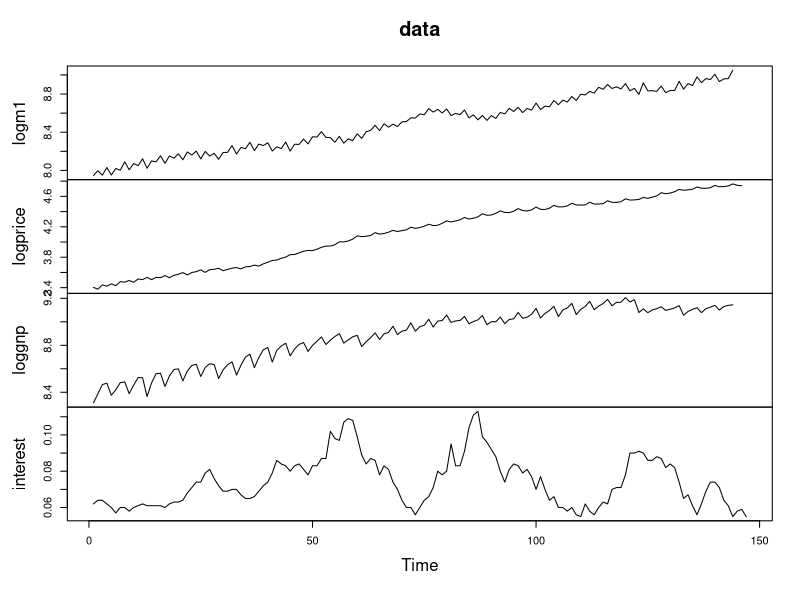
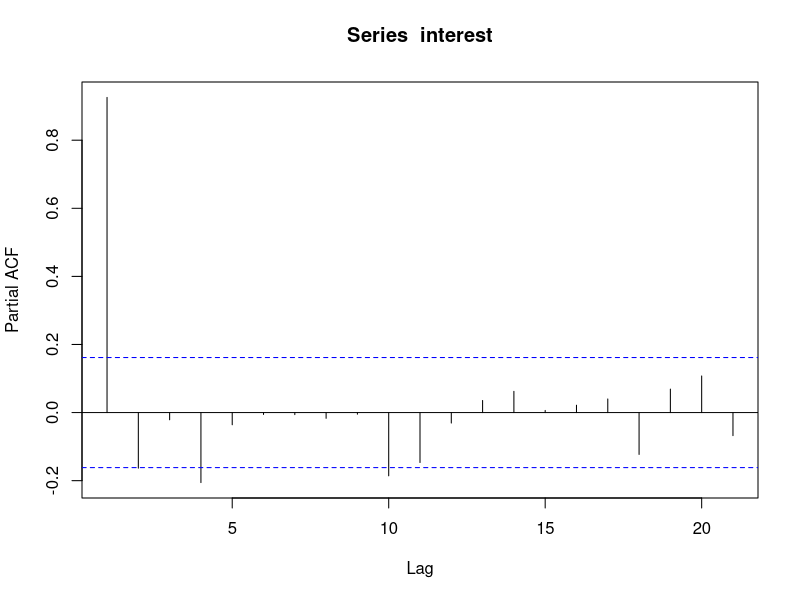
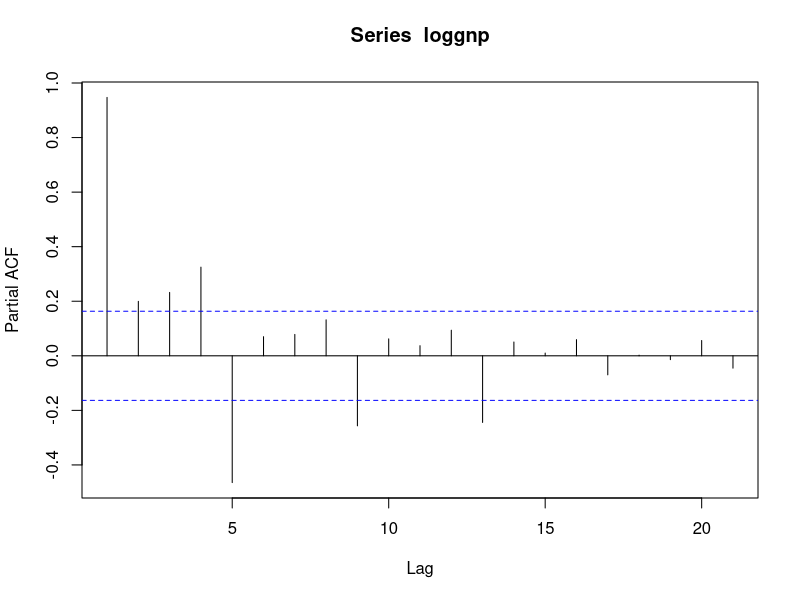
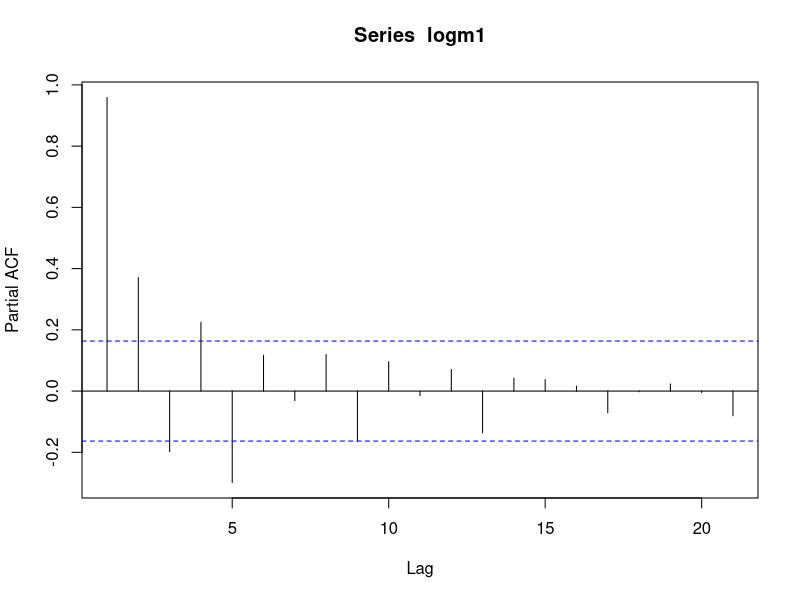
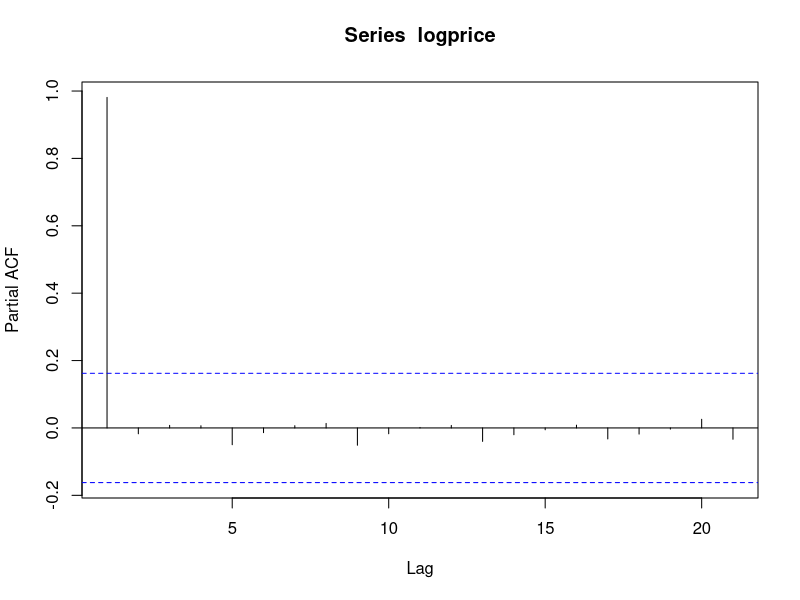
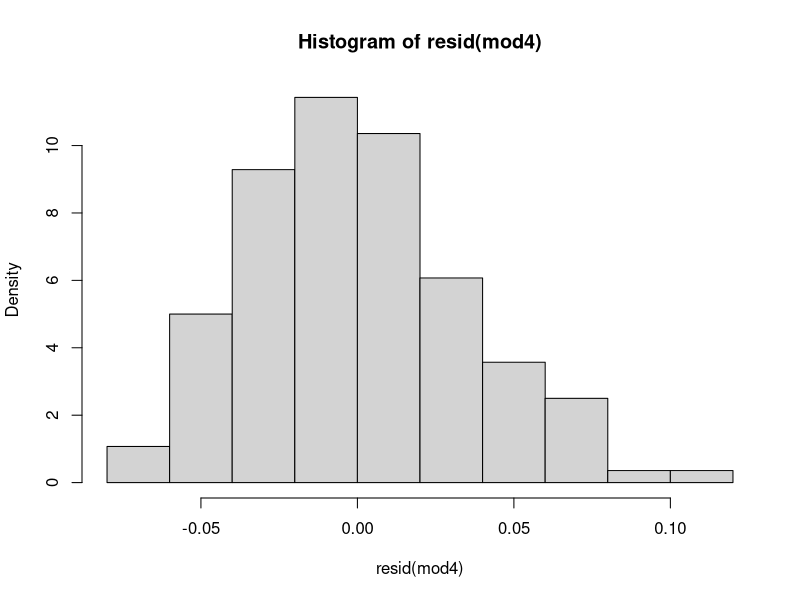
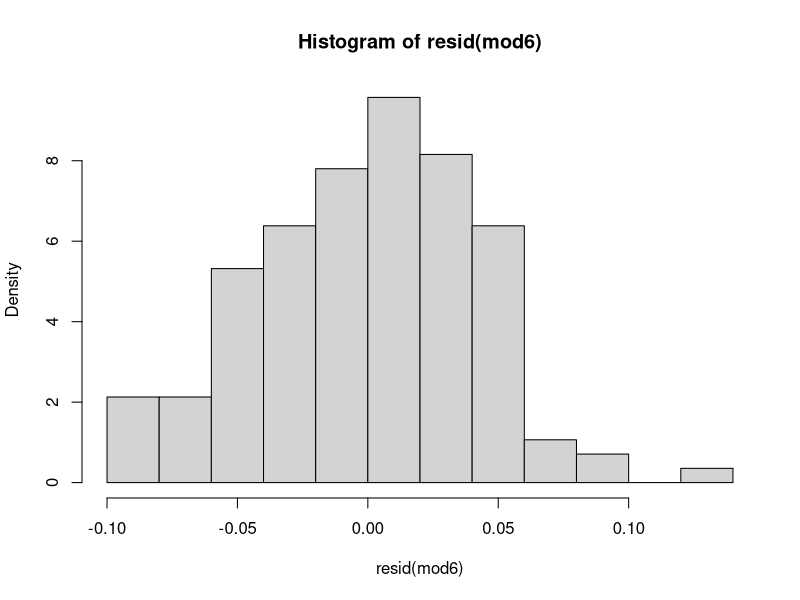

Generate these figures, in order, with R:
## ---- chunk 1
library(dynlm)
library(knitr)
data=ts(M1Germany)
logprice = ts(M1Germany$logprice)
logm1 =ts(M1Germany$logm1)
loggnp =ts(M1Germany$loggnp)
interest=ts(M1Germany$interest) 
## ---- chunk 2
plot(data) 
pacf(interest)
pacf(loggnp, na.action=na.omit)
pacf(logm1,na.action=na.omit) 
pacf(logprice,na.action=na.omit) 

## ---- chunk 3

mod1=dynlm(logm1~L(logprice,3)+d(L(loggnp,2))+d(interest) ,data=data)
mod2=dynlm(logm1~L(logm1^2,1) +L(logprice,3)+d(L(loggnp,1))+L(interest,1) ,data=data)                                                      
mod3=dynlm(logm1~L(logm1^2,1) +L(logprice,1)+d(L(loggnp,2))+L(interest,2),data=data)
mod4=dynlm(logm1~L(logm1^2,1) +L(logprice,3)+d(L(loggnp,3))+L(interest,2) ,data=data)
mod5=dynlm(logm1~L(logm1,1) +L(logprice,3)+d(L(loggnp,2))+L(interest,2) ,data=data)
mod6=dynlm(logm1~L(logm1,1) +L(logprice,1)+d(L(loggnp,2))+L(interest,3) ,data=data)

## ---- chunk 4
AIC(mod1)
AIC(mod2)
AIC(mod3)
AIC(mod4)
AIC(mod5)
AIC(mod6)

summary(mod1)
summary(mod2)
summary(mod3)
summary(mod4)
summary(mod5)
summary(mod6)

## ---- chunk 5
shapiro.test(mod4$res) #su reikšmingumo lygmeniu 0,05 negalime atmesti, kad normalios liekanos.
shapiro.test(mod6$res) #su reikšmingumo lygmeniu 0,05 negalime atmesti, kad normalios liekanos.
hist(resid(mod4), probability = TRUE) 
hist(resid(mod6), probability = TRUE) 
                        
## ---- chunk 6
summary(mod6)
